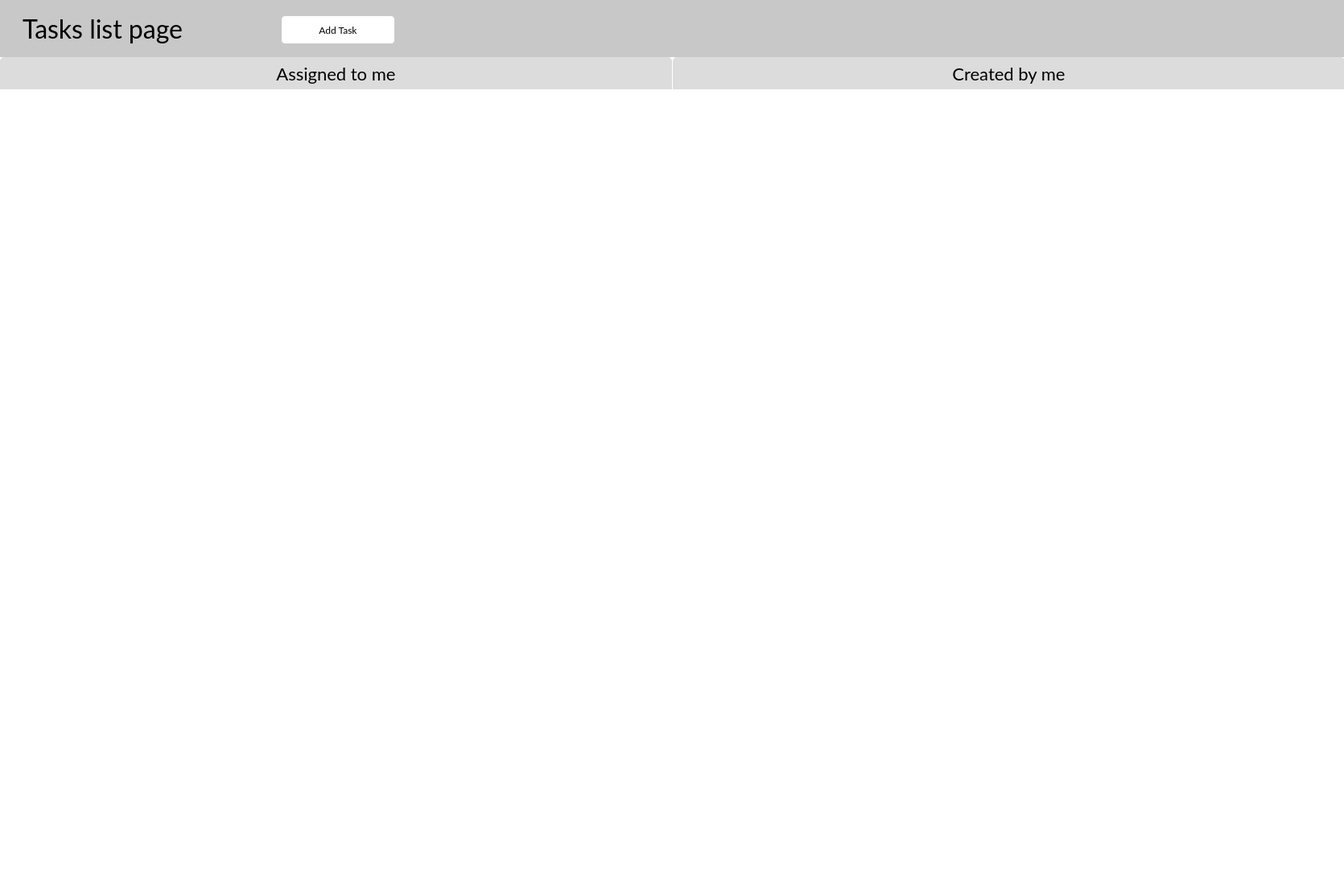
<?xml version="1.0" encoding="UTF-8"?>
<ui version="4.0">
 <class>TasksPage</class>
 <widget class="QWidget" name="TasksPage">
  <property name="geometry">
   <rect>
    <x>0</x>
    <y>0</y>
    <width>1670</width>
    <height>1080</height>
   </rect>
  </property>
  <property name="windowTitle">
   <string>Form</string>
  </property>
  <property name="styleSheet">
   <string notr="true">background-color:transparent;</string>
  </property>
  <widget class="QWidget" name="widget" native="true">
   <property name="geometry">
    <rect>
     <x>0</x>
     <y>0</y>
     <width>1670</width>
     <height>71</height>
    </rect>
   </property>
   <property name="styleSheet">
    <string notr="true">background-color:rgba(200, 200, 200, 1);</string>
   </property>
   <widget class="QLabel" name="label">
    <property name="geometry">
     <rect>
      <x>0</x>
      <y>0</y>
      <width>730</width>
      <height>70</height>
     </rect>
    </property>
    <property name="styleSheet">
     <string notr="true">font-family:Lato;
font-size:32px;
padding-left:20px;
color:black;
background-color:transparent;</string>
    </property>
    <property name="text">
     <string>Tasks list page</string>
    </property>
   </widget>
   <widget class="QPushButton" name="add_cust_btn">
    <property name="geometry">
     <rect>
      <x>350</x>
      <y>20</y>
      <width>140</width>
      <height>34</height>
     </rect>
    </property>
    <property name="styleSheet">
     <string notr="true">background-color:white;
color:black;
font-family:Lato;
border:none;
border-radius:4px;</string>
    </property>
    <property name="text">
     <string>Add Task</string>
    </property>
    <property name="icon">
     <iconset>
      <normaloff>build/Desktop_Qt_6_10_0-Debug/img/add.png</normaloff>build/Desktop_Qt_6_10_0-Debug/img/add.png</iconset>
    </property>
    <property name="iconSize">
     <size>
      <width>24</width>
      <height>24</height>
     </size>
    </property>
   </widget>
  </widget>
  <widget class="QTableView" name="tableView">
   <property name="geometry">
    <rect>
     <x>0</x>
     <y>111</y>
     <width>1671</width>
     <height>971</height>
    </rect>
   </property>
  </widget>
  <widget class="QWidget" name="layoutWidget">
   <property name="geometry">
    <rect>
     <x>0</x>
     <y>70</y>
     <width>1671</width>
     <height>42</height>
    </rect>
   </property>
   <layout class="QHBoxLayout" name="horizontalLayout">
    <property name="spacing">
     <number>1</number>
    </property>
    <item>
     <widget class="QPushButton" name="pushButton">
      <property name="styleSheet">
       <string notr="true">QPushButton{
height:40px;
color:black;
font-family:Lato, Consolas;
font-size:22px;
background-color:rgb(220, 220, 220);
border-top-left-radius:5px;
border-top-right-radius:5px;
}
QPushButton:hover{
	background-color:white;
}</string>
      </property>
      <property name="text">
       <string>Assigned to me</string>
      </property>
     </widget>
    </item>
    <item>
     <widget class="QPushButton" name="pushButton_2">
      <property name="styleSheet">
       <string notr="true">QPushButton{
height:40px;
color:black;
font-family:Lato, Consolas;
font-size:22px;
background-color:rgb(220, 220, 220);
border-top-left-radius:5px;
border-top-right-radius:5px;
}
QPushButton:hover{
	background-color:white;
}</string>
      </property>
      <property name="text">
       <string>Created by me</string>
      </property>
     </widget>
    </item>
   </layout>
  </widget>
 </widget>
 <resources/>
 <connections/>
</ui>
